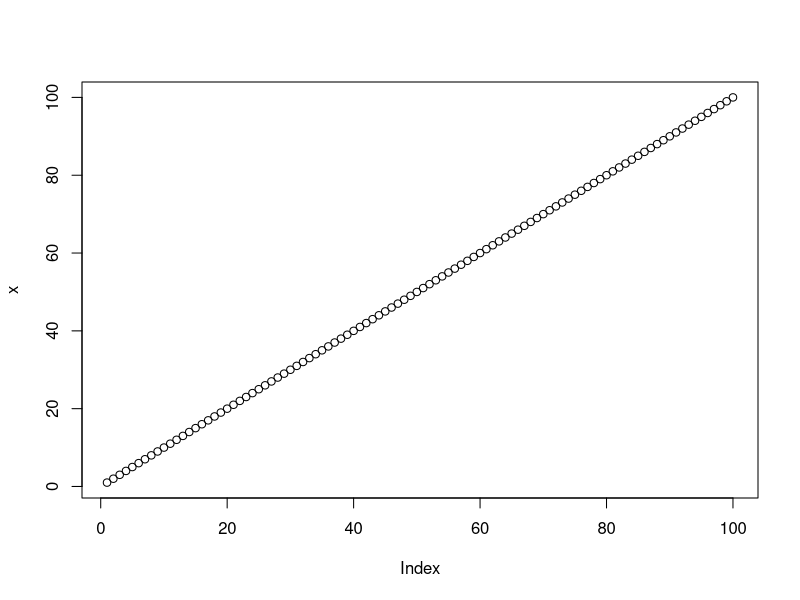
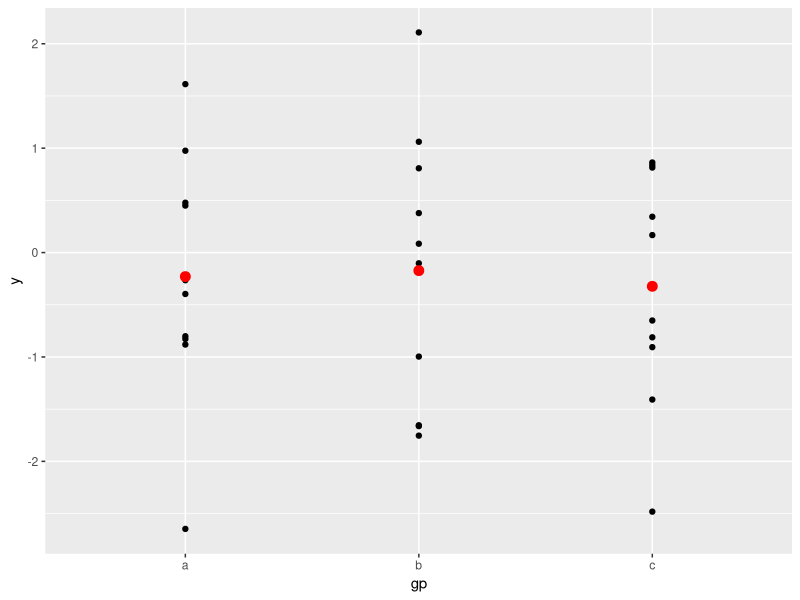

R code for these plots, in order:
## ---- chunk 1
require(ggplot2)
x = 1:100
plot(x)
df <- data.frame(
  gp = factor(rep(letters[1:3], each = 10)),
  y = rnorm(30)
)
ds <- plyr::ddply(df, "gp", plyr::summarise, mean = mean(y), sd = sd(y))

# The summary data frame ds is used to plot larger red points on top
# of the raw data. Note that we don't need to supply `data` or `mapping`
# in each layer because the defaults from ggplot() are used.
ggplot(df, aes(gp, y)) +
  geom_point() +
  geom_point(data = ds, aes(y = mean), colour = 'red', size = 3)
